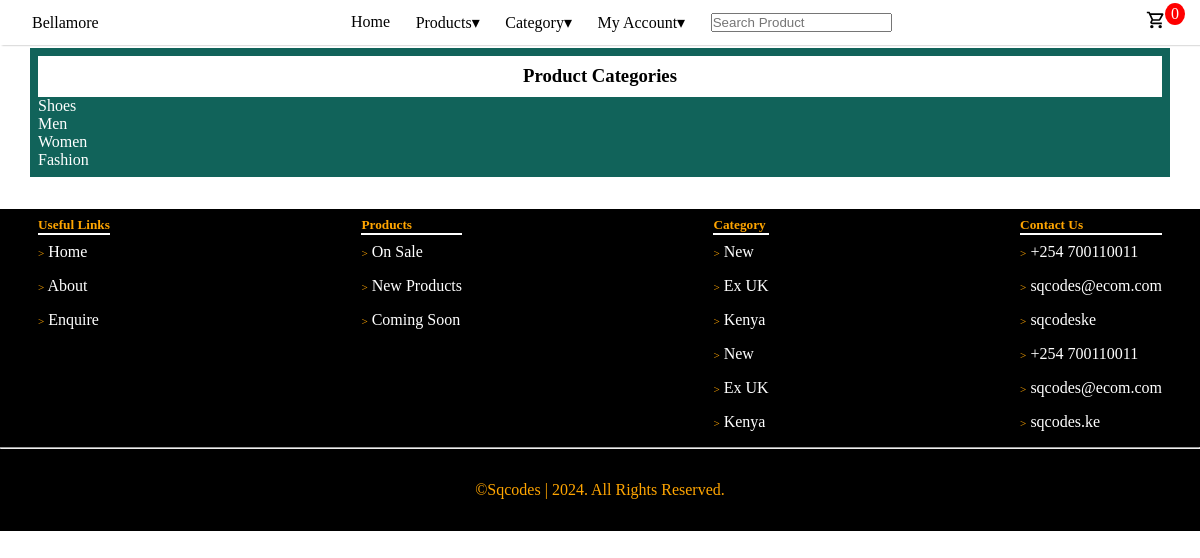
The page /categories/ on the database as committed earlier.
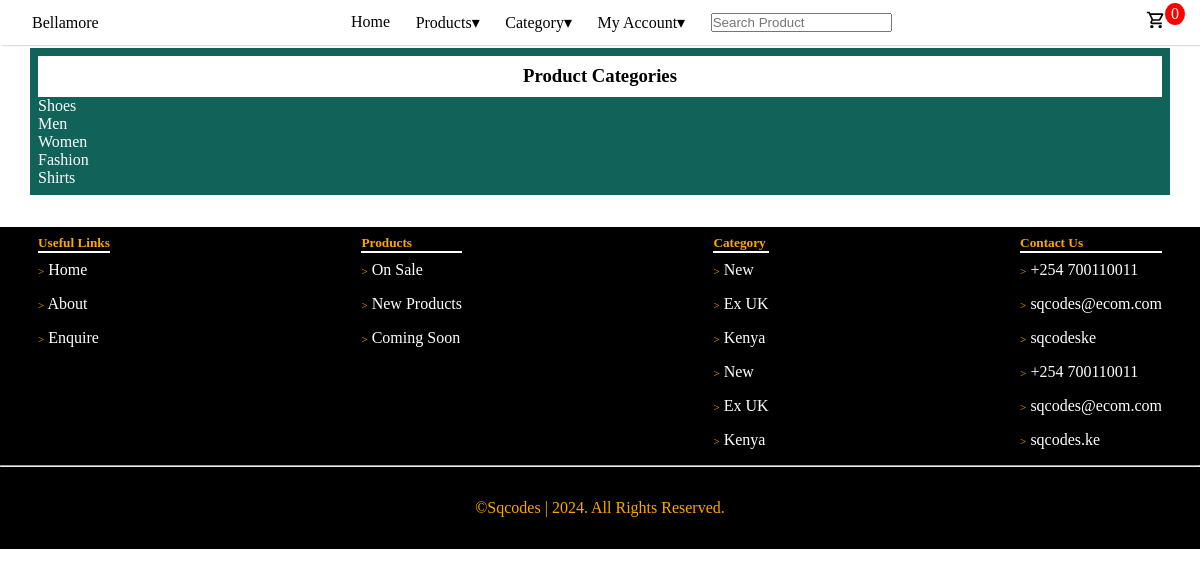
The same page on the database as committed later.
### store/models.py (models this page shows, shortened)
class Category(MPTTModel):
    parent = TreeForeignKey('self', on_delete=models.CASCADE, null=True, blank=True, related_name='children')
    name = models.CharField(max_length=50, unique=True)
    key_words = models.CharField(max_length=255)
    descriptions = models.CharField(max_length=255)
    image = models.ImageField(upload_to='uploads/categories/')
    slug = models.SlugField(unique=True, blank=True)
    class MPTTMeta:
        order_insertion_by = ['name']
    class Meta:
        verbose_name_plural = 'Categories'

### store/views.py (the view)
# urls.py: path('categories/', views.categories, name='categories'),
def categories(request):
    categories = Category.objects.all()
    products = Product.objects.all()
    context = {
        'categories': categories,
        'products': products,
    }
    return render(request, 'store/all_categories.html', context)

### cart/cart.py (called while the page is built)
    def __len__(self):
        return len(self.cart)

### cart/context_processors.py (called while the page is built)
def cart(request):
    return {'cart': Cart(request)}

### store/templates/store/all_categories.html (shortened to what this page needs)
{% extends 'main/base.html' %}
{% block content %}
<h3 class="section-title">Product Categories</h3>
{% for category in categories %}
    <p><a href="{% url 'category' category.id %}" style="color: white;">{{category.name}}</a></p>
{% endfor %}
{% endblock content %}

Rows that differ between the two databases and show on the page:
added Category: name "Shirts"
